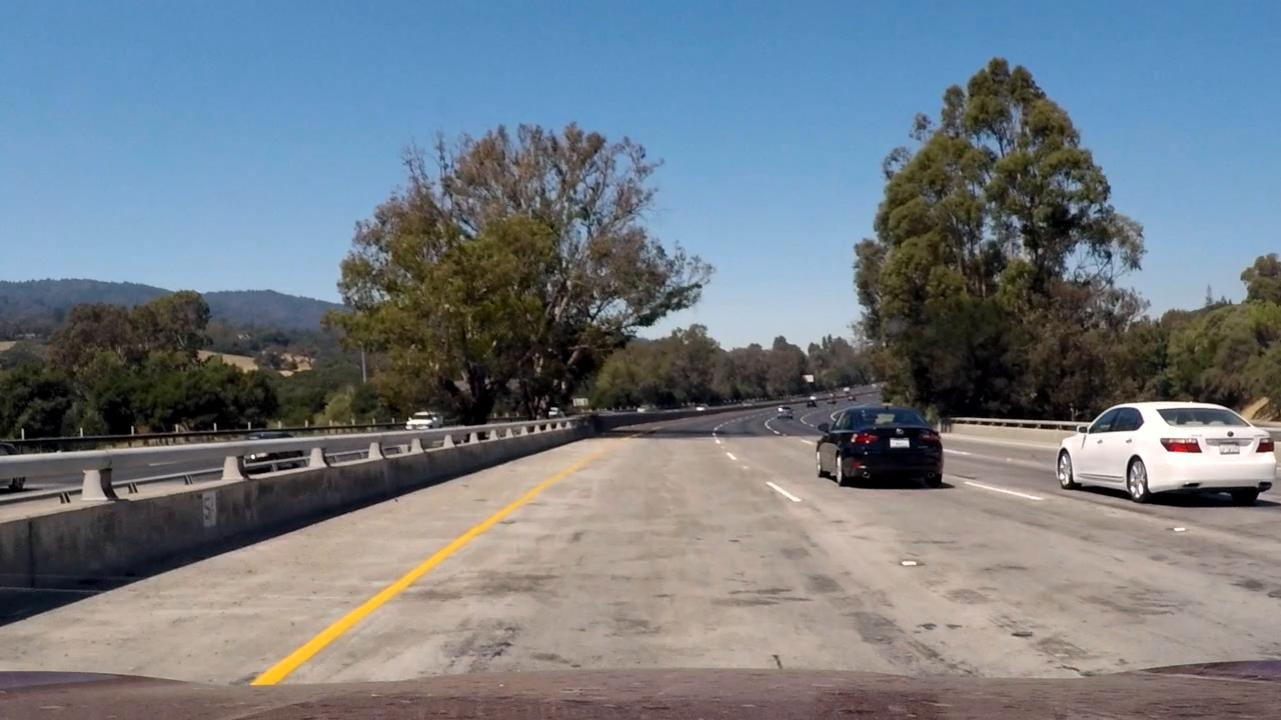
#> input picture test_images/clearRoadYellow.jpg, 1281 x 720 px; its folder holds only this picture in this run
$ jupyter execute --allow-errors P1.ipynb   (shell and % lines are left out)
#> lines starting #> are read from the running program, lines starting #| are printed output that depends on the picture; after the words box and inside, x2 and y2 are one past the last pixel; in counts of white or black regions, pixels touching at a corner belong together
# **Finding Lane Lines on the Road**
***
In this project, you will use the tools you learned about in the lesson to identify lane lines on the road.  You can develop your pipeline on a series of individual images, and later apply the result to a video stream (really just a series of images). Check out the video clip "raw-lines-example.mp4" (also contained in this repository) to see what the output should look like after using the helper functions below.

Once you have a result that looks roughly like "raw-lines-example.mp4", you'll need to get creative and try to average and/or extrapolate the line segments you've detected to map out the full extent of the lane lines.  You can see an example of the result you're going for in the video "P1_example.mp4".  Ultimately, you would like to draw just one line for the left side of the lane, and one for the right.

---
Let's have a look at our first image called 'test_images/solidWhiteRight.jpg'.  Run the 2 cells below (hit Shift-Enter or the "play" button above) to display the image.

**Note: If, at any point, you encounter frozen display windows or other confounding issues, you can always start again with a clean slate by going to the "Kernel" menu above and selecting "Restart & Clear Output".**

---

**The tools you have are color selection, region of interest selection, grayscaling, Gaussian smoothing, Canny Edge Detection and Hough Tranform line detection.  You  are also free to explore and try other techniques that were not presented in the lesson.  Your goal is piece together a pipeline to detect the line segments in the image, then average/extrapolate them and draw them onto the image for display (as below).  Once you have a working pipeline, try it out on the video stream below.**

---

<figure>

 <figcaption>
 <p></p>
 <p style="text-align: center;"> Your output should look something like this (above) after detecting line segments using the helper functions below </p>
 </figcaption>
</figure>
 <p></p>
<figure>

 <figcaption>
 <p></p>
 <p style="text-align: center;"> Your goal is to connect/average/extrapolate line segments to get output like this</p>
 </figcaption>
</figure>

**Run the cell below to import some packages.  If you get an `import error` for a package you've already installed, try changing your kernel (select the Kernel menu above --> Change Kernel).  Still have problems?  Try relaunching Jupyter Notebook from the terminal prompt.  Also, see [this forum post](https://carnd-forums.udacity.com/cq/viewquestion.action?spaceKey=CAR&id=29496372&questionTitle=finding-lanes---import-cv2-fails-even-though-python-in-the-terminal-window-has-no-problem-with-import-cv2) for more troubleshooting tips.**

[cell 1]
#importing some useful packages
import matplotlib.pyplot as plt
import matplotlib.image as mpimg
import numpy as np
import cv2

global cache_l
global cache_r
global cache_np

cache_np = np.zeros((2,4)) #global variable to store values in between frames and perform some smoothing

#> (a cell that did not finish here is left out)

**Some OpenCV functions (beyond those introduced in the lesson) that might be useful for this project are:**

`cv2.inRange()` for color selection
`cv2.fillPoly()` for regions selection
`cv2.line()` to draw lines on an image given endpoints
`cv2.addWeighted()` to coadd / overlay two images
`cv2.cvtColor()` to grayscale or change color
`cv2.imwrite()` to output images to file
`cv2.bitwise_and()` to apply a mask to an image

**Check out the OpenCV documentation to learn about these and discover even more awesome functionality!**

Below are some helper functions to help get you started. They should look familiar from the lesson!

[cell 3]
import math

def grayscale(img):
    """Applies the Grayscale transform
    This will return an image with only one color channel
    but NOTE: to see the returned image as grayscale
    (assuming your grayscaled image is called 'gray')
    you should call plt.imshow(gray, cmap='gray')"""
    return cv2.cvtColor(img, cv2.COLOR_RGB2GRAY)
    # Or use BGR2GRAY if you read an image with cv2.imread()
    # return cv2.cvtColor(img, cv2.COLOR_BGR2GRAY)

def canny(img, low_threshold, high_threshold):
    """Applies the Canny transform"""
    return cv2.Canny(img, low_threshold, high_threshold)

def gaussian_blur(img, kernel_size):
    """Applies a Gaussian Noise kernel"""
    return cv2.GaussianBlur(img, (kernel_size, kernel_size), 0)

def region_of_interest(img, vertices):
    """
    Applies an image mask.

    Only keeps the region of the image defined by the polygon
    formed from `vertices`. The rest of the image is set to black.
    """
    #defining a blank mask to start with
    mask = np.zeros_like(img)

    #defining a 3 channel or 1 channel color to fill the mask with depending on the input image
    if len(img.shape) > 2:
        channel_count = img.shape[2]  # i.e. 3 or 4 depending on your image
        ignore_mask_color = (255,) * channel_count
    else:
        ignore_mask_color = 255

    #filling pixels inside the polygon defined by "vertices" with the fill color
    cv2.fillPoly(mask, vertices, ignore_mask_color)

    #returning the image only where mask pixels are nonzero
    masked_image = cv2.bitwise_and(img, mask)
    return masked_image


def draw_lines(img, lines, img_height, smoothing, color=[255, 0, 0], thickness=2):
    """
    NOTE: this is the function you might want to use as a starting point once you want to
    average/extrapolate the line segments you detect to map out the full
    extent of the lane (going from the result shown in raw-lines-example.mp4
    to that shown in P1_example.mp4).

    Think about things like separating line segments by their
    slope ((y2-y1)/(x2-x1)) to decide which segments are part of the left
    line vs. the right line.  Then, you can average the position of each of
    the lines and extrapolate to the top and bottom of the lane.

    This function draws `lines` with `color` and `thickness`.
    Lines are drawn on the image inplace (mutates the image).
    If you want to make the lines semi-transparent, think about combining
    this function with the weighted_img() function below
    """
    points_np_l = np.zeros((1,4))    #stack to store the points that define the lane markings on the left
    points_np_r = np.zeros((1,4))    #similar for the right

    for line in lines:
        for x1,y1,x2,y2 in line:
            #cv2.line(img, (x1, y1), (x2, y2), [0,0,255], 2)     #draw every line detected by hough algo
            #l_len = np.sqrt(np.square(x1-x2)+np.square(y1-y2))    #take only into account lines longer than x
            #if l_len>30:
            slope = (y2-y1)/(x2-x1)    #positive slope for the right side and negative for the left
            if (slope) > 0.3 and slope < 1:    #filter out lines that are too horizontal or too vertical
                points_np_r = np.vstack((points_np_r, ([x1,y1,x2,y2])))   #add points to the stack

            elif slope < -0.3 and slope > -1:    #similarly for the left
                points_np_l = np.vstack((points_np_l, ([x1,y1,x2,y2])))

    points_np_r = np.average(points_np_r[1:], axis=0)    #average the lines' points positions, axis=0 means to take the average of each column
    points_np_l = np.average(points_np_l[1:], axis=0)

    points_np = np.vstack(([points_np_r],[points_np_l]))    #fuse left and right into same variable

    global cache_np    #global value to store the previous values and perform the smoothing

    if smoothing:
    #smoothing process
        if np.any(np.isnan(points_np[0])):    #if no line is identified in this frame we take the values from the past frame
            points_np[0] = cache_np[[0]]
        if np.any(np.isnan(points_np[1])):
            points_np[1] = cache_np[[1]]

        if np.sum(cache_np) == 0 and np.any(np.isnan(points_np)) == False:    #if cache is empty and there are valid values from this frame, init cache
            cache_np=points_np

        #smoothing
        m_alpha = 0.8
        m_beta = 0.2
        points_np[0] = m_alpha*cache_np[[0]] + m_beta*points_np[0]
        points_np[1] = m_alpha*cache_np[[1]] + m_beta*points_np[1]

        if np.any(np.isnan(points_np)):    #if all the values are valid, store them in the cache
            pass
        else:
            cache_np=points_np

    # [7 lines of commented-out code are left out]
    img_height_target = np.uint(img_height/1.6)
    result_points_x_np = np.zeros((2,2))

    slope_np = (points_np[:,3]-points_np[:,1])/(points_np[:,2]-points_np[:,0])
    b_np = -slope_np*points_np[:,0] + points_np[:,1]
    result_points_x_np[0] = ((img_height_target-b_np)/(slope_np))
    result_points_x_np[1] = ((img_height-b_np)/(slope_np))

    result_points_x_np = np.array(result_points_x_np,dtype=int)    #cast into int values

    if np.all(result_points_x_np[:,0]>0):     #if a line has been detected, plot it
        cv2.line(img, (result_points_x_np[1,0], img_height), (result_points_x_np[0,0], img_height_target), [255,0,0], 12)
    if np.all(result_points_x_np[:,1]>0):
        cv2.line(img, (result_points_x_np[1,1], img_height), (result_points_x_np[0,1], img_height_target), [255,0,0], 12)


def hough_lines(img, rho, theta, threshold, min_line_len, max_line_gap, smoothing=True):
    """
    `img` should be the output of a Canny transform.

    Returns an image with hough lines drawn.
    """
    lines = cv2.HoughLinesP(img, rho, theta, threshold, np.array([]), minLineLength=min_line_len, maxLineGap=max_line_gap)
    line_img = np.zeros((img.shape[0], img.shape[1], 3), dtype=np.uint8)
    draw_lines(line_img, lines, img.shape[0], smoothing)
    return line_img

# Python 3 has support for cool math symbols.

def weighted_img(img, initial_img, α=0.8, β=1., λ=0.):
    """
    `img` is the output of the hough_lines(), An image with lines drawn on it.
    Should be a blank image (all black) with lines drawn on it.

    `initial_img` should be the image before any processing.

    The result image is computed as follows:

    initial_img * α + img * β + λ
    NOTE: initial_img and img must be the same shape!
    """
    return cv2.addWeighted(initial_img, α, img, β, λ)

def detect_color(img, lower_range, higher_range):
    #this function generates a one dimension image with the pixels that have a color in between the lower and higher ranges
    color_img = cv2.inRange(img, lower_range, higher_range)
    return color_img

## Test on Images

Now you should build your pipeline to work on the images in the directory "test_images"
**You should make sure your pipeline works well on these images before you try the videos.**

[cell 4]
import os
img_list = os.listdir("test_images/")
#> img_list = ['clearRoadYellow.jpg']
plt.rcParams['figure.figsize'] = (20.0, 10.0)    #set the size of the image displayed in the ipy notebook

run your solution on all test_images and make copies into the test_images directory).

[cell 5]
# TODO: Build your pipeline that will draw lane lines on the test_images
# then save them to the test_images directory.

def find_lines(img, img_name='none', save=False, plot_subplot=False, smoothing=False):
    img_blur = gaussian_blur(img, 9)    #apply gaussian blur (optional as canny already does one with kernel=5)
    img_bw = (grayscale(img_blur))    #convert into grayscale

    #to improve the contrast of the yellow lines
    clear_yellow = np.array([220,170,35])
    dark_yellow = np.array([260,210,120])
    img_y = detect_color(img_blur,clear_yellow,dark_yellow)    #1-D image with the pixels that fulfill the color requirements

    img_bw_y = weighted_img(img_bw, img_y)    #fuse regular black and white image with the yellow pixels extracted
    #canny detects edges based on the local derivatives and hysteresis
    #pixels with derivative higher than high_threshold are considered strong pixels
    #pixels between low and high threshold are considered weak pixels
    #pixels below low threshold are discarded
    img_canny = canny(img_bw_y,low_threshold=100, high_threshold=210)    #use canny algo to detect edges

    #apply param poly for region of interest
    bottom_poly_offset = np.floor(img.shape[1]/14)
    top_poly_height = np.floor(img.shape[0]/1.6)
    top_poly_length = np.floor(img.shape[1]*0.0833)
    m_vert = np.array([[(bottom_poly_offset,img.shape[0]),(img.shape[1]/2 - top_poly_length, top_poly_height),(img.shape[1]/2 + top_poly_length, top_poly_height),(img.shape[1] - bottom_poly_offset,img.shape[0])]],dtype=np.int32)
    img_RoI = region_of_interest(img_canny, m_vert)


    #Hough lines
    rho = 2    #size of the grid to create the hough lines (polar coords)
    theta = np.pi/180    #size of the grid to create hough lines (polar coords)
    threshold = 10    #number of votes required
    min_line_len = 30    #min line length for it to be considered
    max_line_gap = 10    #max space in between parts of the line for it to be considered
    img_hough = hough_lines(img_RoI, rho, theta, threshold, min_line_len, max_line_gap, smoothing)    #img with the calculated hough lines

    #weighted image (fuse original and hough lines)
    img_weighted = weighted_img(img, img_hough)

    #plotting

    plt.rcParams['figure.figsize'] = (20.0, 20.0)    #changes size of image displayed in the ipython notebook

    if plot_subplot == True:
        plt.subplot(4,2,1)
        plt.imshow(img)
        plt.subplot(4,2,2)
        plt.imshow(img_bw, cmap='gray')
        plt.subplot(4,2,3)
        plt.imshow(img_bw_y, cmap='gray')
        plt.subplot(4,2,4)
        plt.imshow(img_canny, cmap='gray')
        plt.subplot(4,2,5)
        plt.imshow(img_RoI, cmap='gray')
        plt.subplot(4,2,6)
        plt.imshow(img_weighted)

    if save == True:
        img_savename = 'test_images_results/'+img_name[:-4] + '_raw_lines.jpg'
        plt.imsave(img_savename,img_weighted)

    return img_weighted


for i in range(len(img_list)):
    global cache_np
    cache_np = np.zeros((2,4))     #reset cache
    img_location = 'test_images/'+img_list[i]   #construct full file location
#> img_location = 'test_images/clearRoadYellow.jpg'
    img = mpimg.imread(img_location)    #load image from disk
#> img is the input picture: shape (720, 1281, 3); mean R, G, B 114.2, 122.6, 130.6
    find_lines(img, img_list[i], True, False, False)
#> in grayscale, `return cv2.cvtColor(img, cv2.COLOR_RGB2GRAY)`:
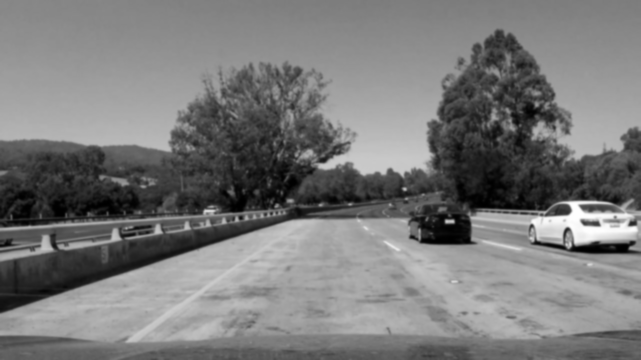
#> returned value: shape (720, 1281) (shown at 1/2 size); min 0, max 255, mean 121
#> in detect_color, `color_img = cv2.inRange(img, lower_range, higher_range)`:
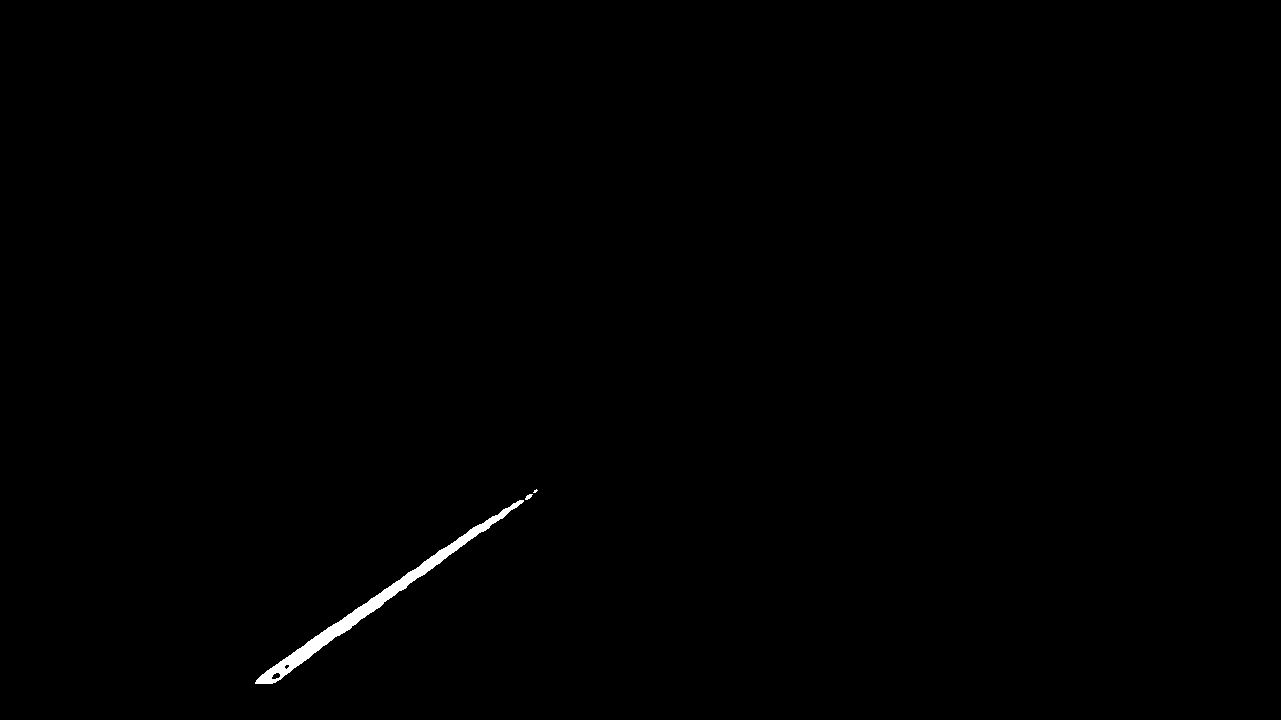
#> color_img: shape (720, 1281); 0.36% white; 3 white regions (1 under 20 px), largest, box (x1, y1, x2, y2) and area: (255, 500, 524, 684) 3324, (525, 494, 533, 500) 28
#> in region_of_interest, `masked_image = cv2.bitwise_and(img, mask)`:
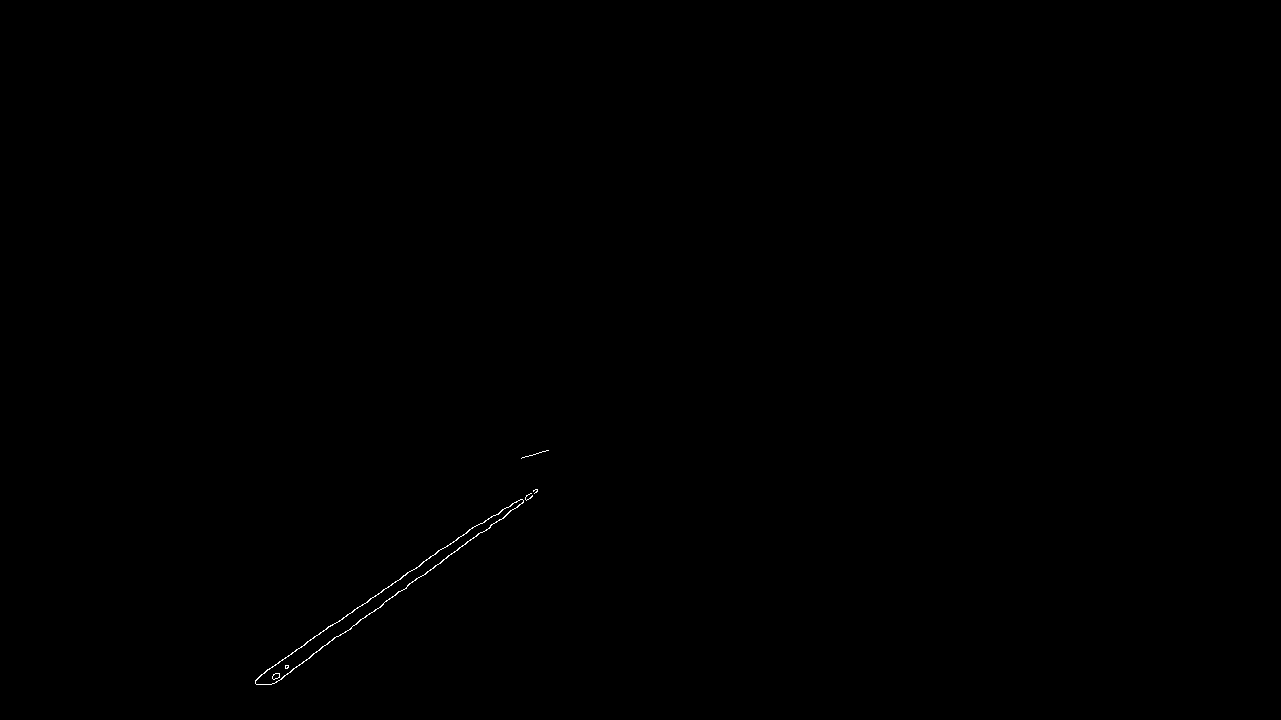
#> masked_image: shape (720, 1281); 0.09% white in thin lines or dots, all inside (x1, y1, x2, y2) = (255, 450, 549, 685)
#> in hough_lines, `lines = cv2.HoughLinesP(img, rho, theta, threshold, np.array([]), minL..`: lines = [[273, 683, 537, 491], [260, 675, 357, 607], [484, 522, 536, 489], [342, 619, 409, 571], [414, 569, 444, 547], [367, 602, 423, 562], [259, 676, 304, 645], [486, 530, 519, 505]]
#> the loop in draw_lines, `for line in lines:` made 8 passes
#> in find_lines, `plt.imsave(img_savename,img_weighted)`:
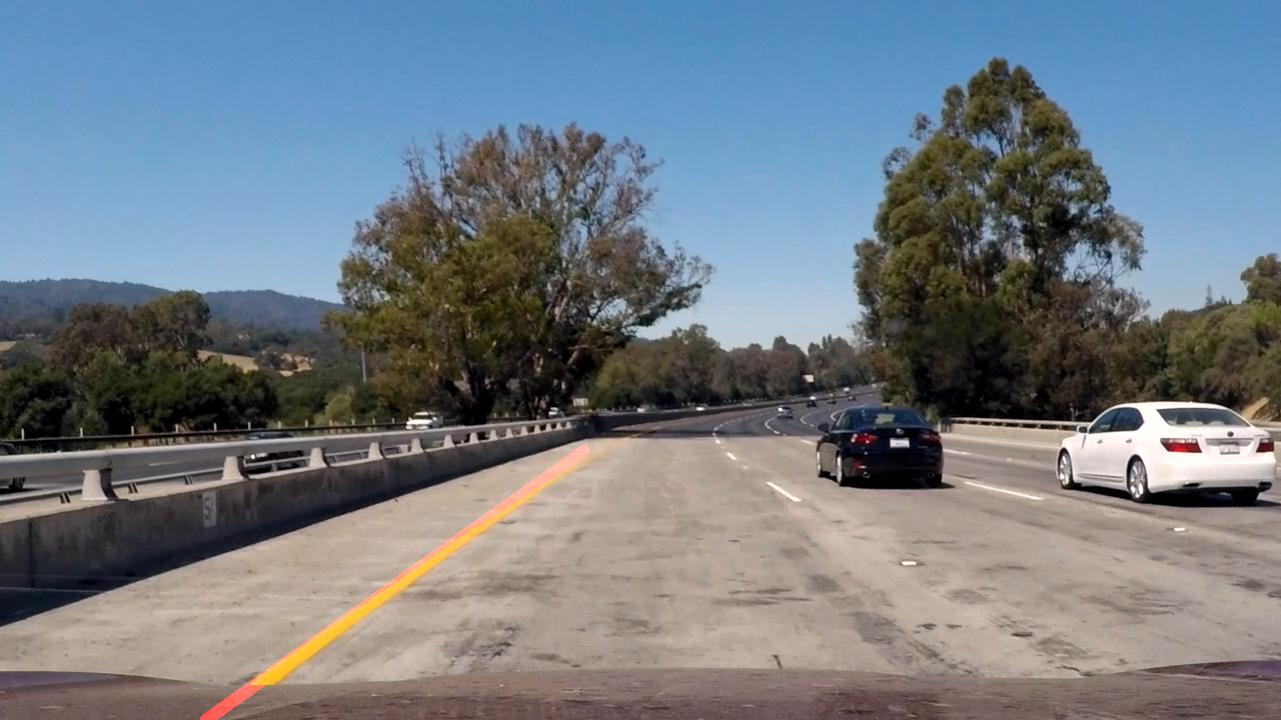
#> saved as clearRoadYellow_raw_lines.jpg: shape (720, 1281, 3); mean R, G, B 114.5, 122.6, 130.6
